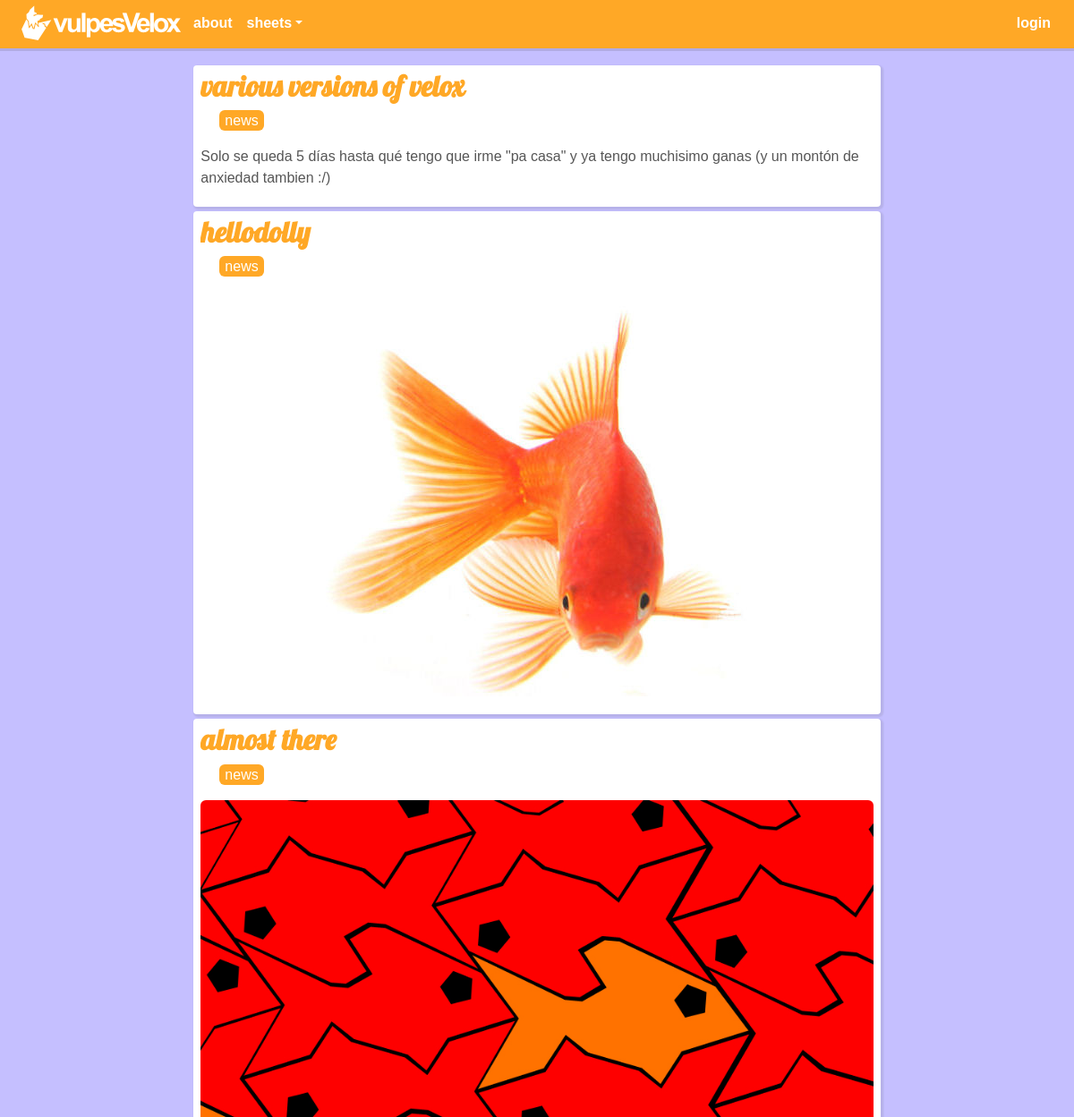
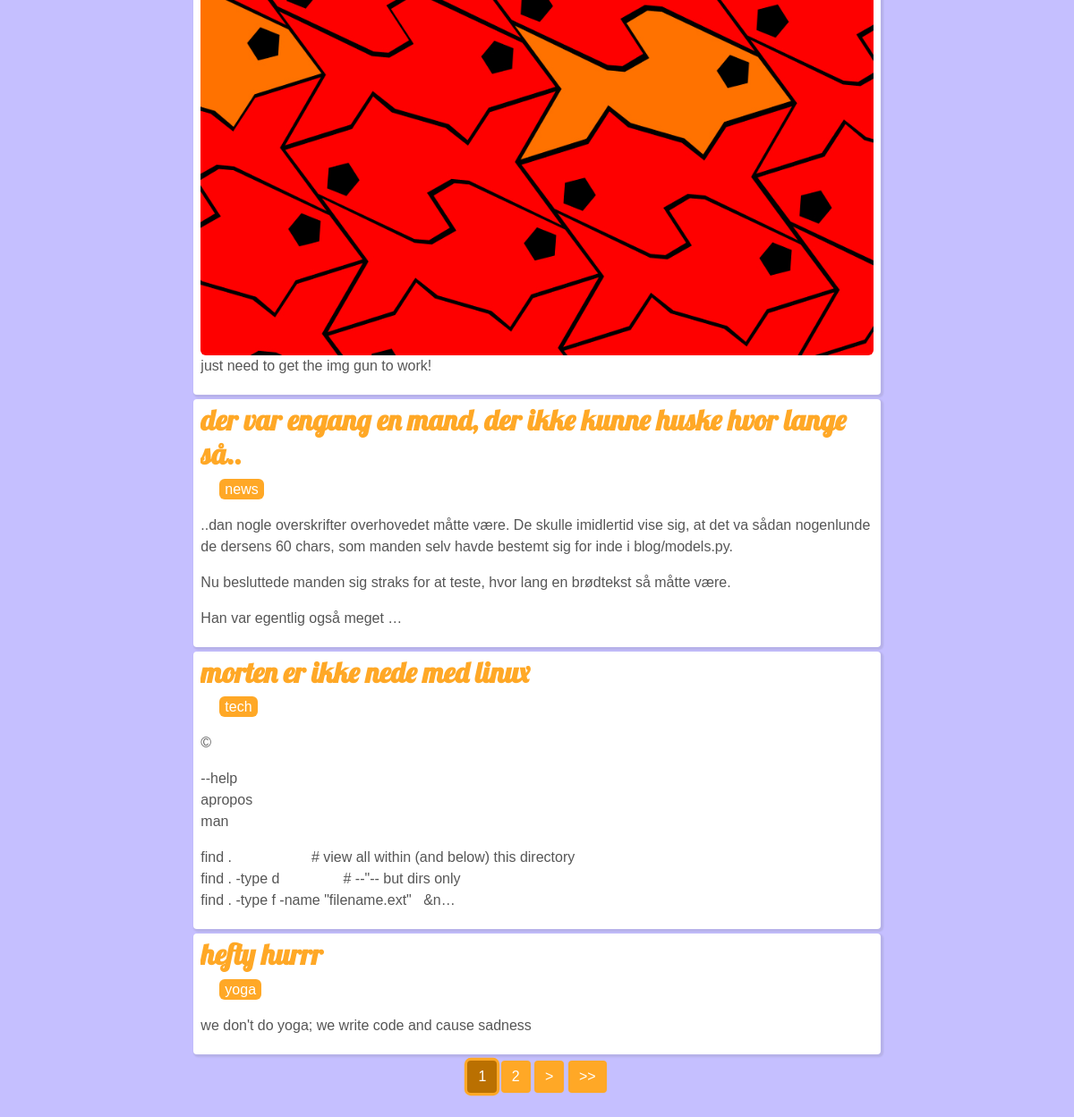
The page / on the database its author committed (2 pictures, top to bottom).
### blog/models.py (models this page shows, shortened)
class Post(models.Model):
    class Meta:
        ordering = ['category', '-date_posted']
    objects = CustomManager()
    author      = models.ForeignKey(User, on_delete=models.CASCADE)
    title       = models.CharField(max_length=60)
    category    = models.ForeignKey(Category, blank=True, null=True, on_delete=models.CASCADE)
    content     = RichTextUploadingField(
                                    external_plugin_resources=[(
                                        'youtube',
                                        '/static/ckeditor/ckeditor/plugins/youtube/',
                                        'plugin.js'
                                        )],
                                        blank=True,
                                        null=True,
                                    )
    date_posted = models.DateTimeField(default=timezone.now)
    updated     = models.DateTimeField(auto_now=True)
    slug        = models.SlugField(max_length=70, blank=True, null=True, help_text='<font color="red">don\'t. touch. the. slug. field. unless. you. mean. it.</font> (it will auto-generate, don\'t worry.)')

class Category(models.Model):
    class Meta:
        verbose_name = 'category'
        verbose_name_plural = 'categories'
    name = models.CharField(max_length=30)
    def __str__(self):
        return self.name

### blog/views.py (the view)
# urls.py: path('', PostListView.as_view(), name='blog-home'),
class PostListView(ListView):
    model = Post
    template_name = 'blog/home.html'
    context_object_name = 'posts'
    ordering = '-date_posted'
    paginate_by = 6
    def get_context_data(self, **kwargs):
        context = super(PostListView, self).get_context_data(**kwargs)
        context['category_wise_sorted_posts'] = Post.objects.custom_category_dict()  # you can pass filter logic as well, like Posts.objects.custom_category_dict(author_id=1)
        return context

### blog/models.py (called while the page is built)
    def custom_category_dict(self, **kwargs):
        nDict = dict()
        for i in self.get_queryset().filter(**kwargs):  # filter queryset based on keyword argument passed to this method
            current_list = nDict.get(i.category.name, [])
            current_list.append(i)
            nDict.update({i.category.name: current_list})
        return nDict

### blog/templates/blog/home.html (shortened to what this page needs)
{% extends 'vault/base.html' %}
{% block content %}
{% for post in posts %}
  <article class="content-section">
    <div class="media-body">
        <h2><a class="article-title" href="{% url 'blog:post-detail' post.slug %}">{{ post.title }}</a></h2>
        <span style="margin-left: 21px; padding: 3px 6px; border-radius:6px; color:#FFF; background-color:#FFA826;">{{ post.category }}</span>
        <p>
        {{ post.content|safe|truncatewords_html:50|truncatechars_html:360 }}
        </p>
    </div>
  </article>
{% endfor %}
<div class="container" align="center">
{% if is_paginated %}
  {% for num in page_obj.paginator.page_range %}
    {% if page_obj.number == num %}
    <a class="btn btn-secondary active mb-4" href="?page={{ num }}" aria-pressed="true">{{ num }}</a>
    {% elif num > page_obj.number|add:'-3' and num < page_obj.number|add:'3' %}
      <a class="btn btn-secondary mb-4" href="?page={{ num }}" aria-pressed="true">{{ num }}</a>
    {% endif %}
  {% endfor %}
  {% if page_obj.has_next %}
    <a class="btn btn-secondary mb-4" href="?page={{ page_obj.next_page_number }}">></a>
    <a class="btn btn-secondary mb-4" href="?page={{ page_obj.paginator.num_pages }}">>></a>
  {% endif %}
{% endif %}
</div>
{% endblock %}

### vault/templates/vault/base.html (shortened to what this page needs)
{% load static %}
<!DOCTYPE html>
<html lang="en" dir="ltr">
  <head>
    <link rel="stylesheet" href="https://maxcdn.bootstrapcdn.com/bootstrap/4.0.0/css/bootstrap.min.css">
    <link rel="stylesheet" type="text/css" href="{% static 'main.css' %}">
  </head>
  <body>
    <header class="site-header">
      <nav class="navbar navbar-expand-md navbar-dark bg-steel fixed-top">
        <div class="container">
          <div class="logo">
            <a href="{% url 'blog:blog-home' %}">
              <img src="{% static 'logo.png' %}" />
            </a>
          </div>
          <div class="collapse navbar-collapse" id="navbarToggle">
            <div class="navbar-nav mr-auto">
              <li>
                <a class="nav-item nav-link" href="{% url 'vault:about' %}"><b>about</b></a>
              </li>
              <div class="dropdown">
                <a class="dropdown-toggle nav-link" data-toggle="dropdown" href="#"><b>sheets</b></a>
              </div>
            </div>
            <div class="navbar-nav">
              {% if user.is_authenticated %}
                <a class="nav-item nav-link" href="{% url 'blog:post-create' %}"><b>create</b></a>
                <a class="nav-item nav-link" href="{% url 'account:logout' %}"><b>logout</b></a>
              {% else %}
                <a class="nav-item nav-link" href="{% url 'account:login' %}"><b>login</b></a>
              {% endif %}
            </div>
          </div>
        </div>
      </nav>
    </header>
    <main role="main" class="container">
      <div class="centro">
        <div class="col-md-8">
          {% block content %}
          {% endblock %}
        </div>
      </div>
    </main>
  </body>
</html>

### vault/static/main.css (style rules this page uses)
* { margin: 0; }
.container { padding:2px; height:100%; max-width:100%; }
body { background: #c5bfff; margin-top: 4.1rem; }
h1, h2, h3, h5 { color: #565656; font-family: Lobster; font-weight: bold; }
img { display: block; max-width:100%; height: auto; border-radius: 6px; margin-left: auto; margin-right: auto; }
a { color:#DD0000; text-decoration: none; background-color: transparent; }
div, p { color: #565656; font-family: arial; margin-top: 0px; }
.navbar { padding: 0.1rem 1rem 0.2rem 1rem; box-shadow: 0 0 0 0.2rem rgba(0, 0, 0, 0.1); position: fixed; top: 0; width: 100%; transition: top 0.3s; }
.bg-steel { background-color: #FFA826; }
.site-header .navbar-nav .nav-link { color: #FFFFFF; font-family: arial; font-weight: bold; }
.media-body { width: 100%; max-width: 100%; height: auto; word-break: break-word; overflow: auto; }
.btn-secondary { background: #FFA826; color: #FFFFFF; border: none; box-shadow:none; }
.btn-secondary:not(:disabled):not(.disabled).active, .btn-secondary:not(:disabled):not(.disabled):active, .show>.btn-secondary.dropdown-toggle { background: #BA7001; color: #FFFFFF; box-shadow:0 0 0 .2rem rgba(255, 168, 38, 1); }
.content-section { background: #FFFFFF; padding: 4px 8px 4px; border-radius: 4px; margin-top: 5px; margin-bottom: 5px; box-shadow: 0.1rem 0.1rem 0.1rem 0.1rem rgba(61, 61, 41, 0.1); }
.article-title { color: #FFA826; }
.centro { display: flex; align-items: center; justify-content: center; }

### rows shown on the page
Post: title "various versions of velox", category "news", content "Solo se queda 5 días hasta qué tengo que irme \"pa casa\" y ya tengo muchisimo ganas (y un montón de anxiedad tambien :/)"
Post: title "hellodolly", category "news", content (picture)
Post: title "almost there", category "news", content (picture), content "just need to get the img gun to work!"
Post: title "der var engang en mand, der ikke kunne huske hvor lange så..", category "news", content "..dan nogle overskrifter overhovedet måtte være. De skulle imidlertid vise sig, at det va sådan nogenlunde de dersens 60 chars, som manden selv havde bestemt sig for inde i blog/models.py. Nu besluttede manden sig straks for at teste, hvor lang en brødtekst så måtte være. Han var egentlig også meget …"
Post: title "morten er ikke nede med linux", category "tech", content "© --help apropos man find . # view all within (and below) this directory find . -type d # --\"-- but dirs only find . -type f -name \"filename.ext\" &n…"
Post: title "hefty hurrr", category "yoga", content "we don't do yoga; we write code and cause sadness"

### other values the page prints
{{ num }} "1"
{{ num }} "2"
